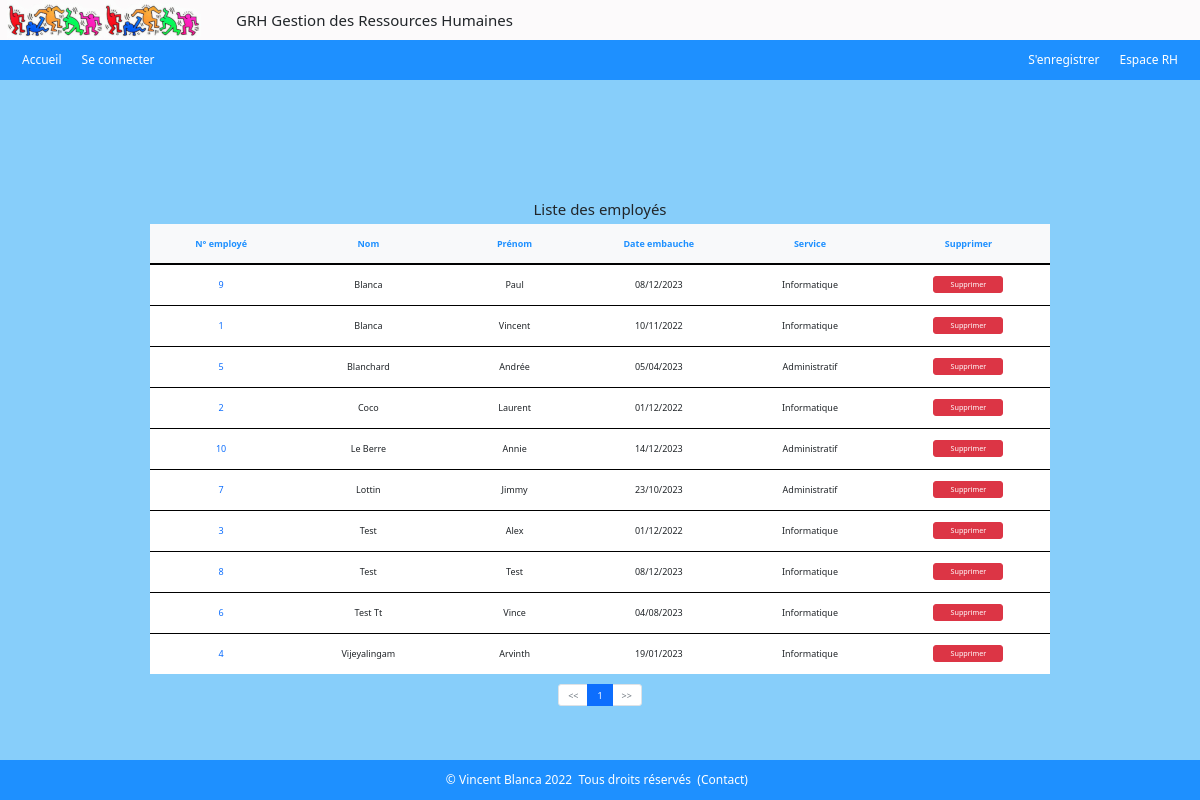
The app's page /index.php?action=listeEmployes (signed in) with its own data.
### tables this page shows
CREATE TABLE IF NOT EXISTS `employe` (
  `empid` int UNSIGNED NOT NULL AUTO_INCREMENT,
  `nom` varchar(50) NOT NULL,
  `prenom` varchar(50) NOT NULL,
  `email` varchar(100) NOT NULL,
  `ident` varchar(50) NOT NULL,
  `mdpass` varchar(50) NOT NULL,
  `dateEmbauche` date NOT NULL,
  `horid` int NOT NULL,
  `servid` int NOT NULL,
  `fonctid` int NOT NULL,
  PRIMARY KEY (`empid`),
  UNIQUE KEY `email` (`email`),
  UNIQUE KEY `ident` (`ident`),
  KEY `horid` (`horid`),
  KEY `servid` (`servid`),
  KEY `fonctid` (`fonctid`)
);

CREATE TABLE IF NOT EXISTS `service` (
  `servid` int NOT NULL AUTO_INCREMENT,
  `libelle` varchar(50) NOT NULL,
  PRIMARY KEY (`servid`)
);

### admin/admin_controlers/controlerAdmin_liste_employes.php (called while the page is built, shortened)
<?php
require ('./admin/admin_models/modelAdmin_liste_employes.php');
function listeEmployes()
{
    $liste_employes = getListeEmployes();
    if(isset($_GET['page']) && !empty($_GET['page'])) {
        $page = $_GET['page'];
    } else {
        $page = 1;
    }
    $nbLignesPage = 10;
    $nbLignes     = count($liste_employes);
    $mapage = new Pagination($page);
    $mapage->setNbPages($nbLignesPage, $nbLignes);
    $mapage->setRecords($nbLignes);
    $mapage->setNbLignesPages($nbLignesPage);
    require ('./admin/admin_views/viewAdmin_liste_employes.php');
}

### admin/admin_models/modelAdmin_liste_employes.php (called while the page is built, shortened)
<?php
function getListeEmployes ()
{
    $bdd = $GLOBALS['bdd'];
    $req_list_personnel = $bdd->query("SELECT * FROM employe ORDER BY nom, prenom ASC");
    $liste_employes = $req_list_personnel->fetchAll(PDO::FETCH_ASSOC);
    return $liste_employes;
}

### classes/pagination.class.php (called while the page is built, shortened)
<?php
class Pagination
{
    public $nbpages;
    public $nblignespages;
    public $page;
    public function __construct(int $page)
    {
        $this->page = $page;
    }
    public function getPage() : int
    {
        return $this->page;
    }
    public function getNbPages() : int
    {
        return $this->nbpages;
    }
    public function setRecords(int $nbrecords)
    {
        $this->nbrecords = $nbrecords;
    }
    public function setNbLignesPages(int $nblignespages)
    {
        $this->nblignespages = $nblignespages;
    }
    public function setNbPages(int $nblignespages, int $nbrecords)
    {
        $this->nbpages = ceil($nbrecords / $nblignespages);
    }
    public function nextPage() : Pagination
    {
        $page = $this->page + 1;
        $nbpages = $this->nbpages;
        if ($page > $nbpages) {
            $page = $nbpages;
        }
        $next_page = new Pagination($page);
        return $next_page;
    }
    public function previousPage() : Pagination
    {
        $page = $this->page - 1;
        if ($page < 1) {
            $page = 1;
        }
        $next_page = new Pagination($page);
        return $next_page;
    }
    public function firstLine() : int
    {
        $firstLine = ($this->page - 1) * $this->nblignespages;
        return $firstLine;
    }
    public function lastLine() : int
    {
        $lastLine = ($this->page * $this->nblignespages) - 1;
        return $lastLine;
    }
}

### includes/inc_functions.php (called while the page is built, shortened)
<?php
function inverseDate($date)
{
    $tab = list($annee, $mois, $jour) = explode("-", $date);
    $date_inverse = $jour . "-" . $mois . "-" . $annee;
    return $date_inverse;
}
function formatDate($date) {
    $tab = list($jour, $mois, $annee) = explode("-", $date);
    $date_format = $jour . "/" . $mois . "/" . $annee;
    return $date_format;
}

### admin/admin_models/modelAdmin_liste_employes_ad.php (called while the page is built, shortened)
<?php
function getServiceById($empid)
{
    $bdd = $GLOBALS['bdd'];
    $req_service = $bdd->prepare("SELECT libelle FROM service s, employe e WHERE s.servid = e.servid AND e.empid = :empid");
    $req_service->execute(['empid' => $empid]);
    $libelle = $req_service->fetch(PDO::FETCH_ASSOC);
    return $libelle['libelle'];
}

### admin/admin_views/viewAdmin_liste_employes.php (the view, shortened to what this page needs)
<?php
include('./includes/header.php');
?>
<div class="register">
    <h5>Liste des employés</h5>
    <table class="tableau">
      <thead>
          <tr>
            <th>N° employé</th>
            <th>Nom</th>
            <th>Prénom</th>
            <th>Date embauche</th>
            <th>Service</th>
            <th>Supprimer</th>
          </tr>
      </thead>
      <tbody>
      <?php if($liste_employes) :
              for ($i=$mapage->firstLine(); $i <= $mapage->lastLine(); $i++) : ?>
                    <tr>
                        <td><a href="index.php?action=employe&id=<?= $liste_employes[$i]['empid'] ?>"><?= $liste_employes[$i]['empid'] ?></a></td>
                        <td><?= $liste_employes[$i]['nom'] ?></td>
                        <td><?= $liste_employes[$i]['prenom'] ?></td>
                        <td><?= formatDate(inverseDate($liste_employes[$i]['dateEmbauche'])); ?></td>
                        <td><?= getServiceById($liste_employes[$i]['empid']) ?></td>
                        <form action="index.php?action=listeEmployes" method="post">
                            <td><input type="submit" class="btn btn-danger validabs" name="submit"  value="Supprimer" /></td>
                        </form>
                    </tr>
              <?php
              endfor;
            else : ?>
                <tr><td colspan='5' style="color: white; background-color: dodgerblue; height: 40px;">Aucune employé enregistré à ce jour</td></tr>
            <?php
            endif;
            ?>
      </tbody>
    </table>
    <div class="pageform">
        <ul class="pagination">
            <li class="page-item <?= ($mapage->getPage() == 1) ? "disabled" : "" ?>">
                <a href="index.php?action=listeEmployes&page=<?= $mapage->previousPage()->getPage() ?>" class="page-link"><<</a>
            </li>
            <?php for ($i = 1; $i <= $mapage->getNbPages(); $i++) : ?>
                <li class="page-item <?= ($mapage->getPage() == $i) ? "active" : "" ?>">
                    <a href="index.php?action=listeEmployes&page=<?= $i ?>" class="page-link"><?= $i ?></a>
                </li>
            <?php endfor; ?>
            <li class="page-item <?= ($mapage->getPage() == $mapage->getNbPages()) ? "disabled" : "" ?>">
                <a href="index.php?action=listeEmployes&page=<?= $mapage->nextPage()->getPage() ?>" class="page-link">>></a>
            </li>
        </ul>
    </div>
</div>
<?php
include('./includes/footer.php');
?>

### css/monstyle.css (style rules this page uses)
html, body { margin:0; padding:0; height:100%; }
body { background-color: #fcfafb; }
.register { height: calc(100% - 240px); background-color: #fcfafb; }
.register { display: flex; padding-top: 50px; align-items: center; flex-direction: column; }
.register>.tableau { width: calc(100% - 900px); background-color: white; }
tbody { text-align: center; }
.tableau>thead { color: dodgerblue; text-align: center; }
.tableau>thead>tr { background-color: #f8f9fa; border-bottom : 2px solid black; height: 40px; }
.tableau>tbody>tr { height: 41px; border-bottom: 1px solid black; }
.tableau>tbody>tr:last-child { border-bottom: none; }
.tableau>tbody>tr>td { width: 340px; }
.tableau>tbody>tr>td>a { text-decoration: none; }
.btn { background-color: unset; }
.tableau>tbody>tr>td>input.validabs { width: 70px; height: 80%; font-size: 80%; text-align: center; padding: 2px; }
.pageform { margin-top: 10px; }
input { height: 38px; padding: .375rem .75rem; }

### css/laptop.css (style rules this page uses)
html, body, div.register, div.registration, div.civilite { font-size: 0.75rem; }
div.register { height: calc(100% - 120px); background-color:lightskyblue; }
div.register>.tableau { width: 900px; }

### records on screen
employe: empid "1", nom "Blanca", prenom "Vincent", dateEmbauche "10/11/2022", empid.libelle "Informatique"
employe: empid "5", nom "Blanchard", prenom "Andrée", dateEmbauche "05/04/2023", empid.libelle "Administratif"
employe: empid "2", nom "Coco", prenom "Laurent", dateEmbauche "01/12/2022", empid.libelle "Informatique"
employe: empid "10", nom "Le Berre", prenom "Annie", dateEmbauche "14/12/2023", empid.libelle "Administratif"
employe: empid "7", nom "Lottin", prenom "Jimmy", dateEmbauche "23/10/2023", empid.libelle "Administratif"
employe: empid "3", nom "Test", prenom "Alex", dateEmbauche "01/12/2022", empid.libelle "Informatique"
employe: empid "8", nom "Test", prenom "Test", dateEmbauche "08/12/2023", empid.libelle "Informatique"
employe: empid "6", nom "Test Tt", prenom "Vince", dateEmbauche "04/08/2023", empid.libelle "Informatique"
employe: empid "4", nom "Vijeyalingam", prenom "Arvinth", dateEmbauche "19/01/2023", empid.libelle "Informatique"

### other values on screen
$liste_employes[$i]['empid'] "9"
$liste_employes[$i]['nom'] "Blanca"
$liste_employes[$i]['prenom'] "Paul"
formatDate(inverseDate($liste_employes[$i]['dateEmbauche'])) "08/12/2023"
getServiceById($liste_employes[$i]['empid']) "Informatique"
